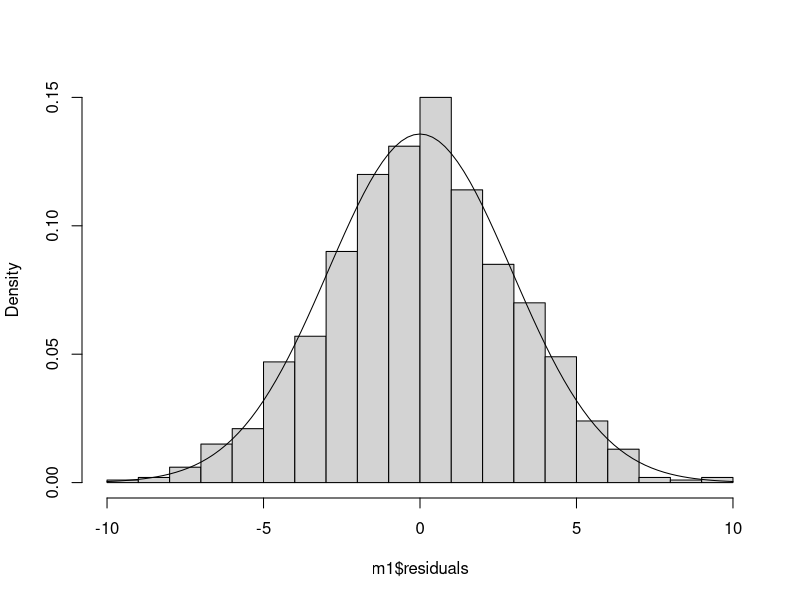

This figure's R source:
set.seed(1234)

n <- 1000L
w <- rnorm(n = n, mean = 2, sd = 4)
y <- 0.5 * w + rnorm(n = n, mean = 5, sd = 3)

df <- data.frame(w, y)

m1 <- lm(formula = y ~ w, data = df)
summary(m1)

hist(m1$residuals, breaks = 20L, freq = FALSE, main = "")

# Note that the sequence here must be called "x", otherwise dnorm() won't work 
x <- seq(from = round(min(m1$residuals), 1), 
         to   = round(max(m1$residuals), 1), 
         by   = 0.1)

curve(dnorm(x, mean = 0, sd = sd(m1$residuals)), add = TRUE)

png(filename = "./posts/normal-curve/hist-with-curve.png")
help(png)
